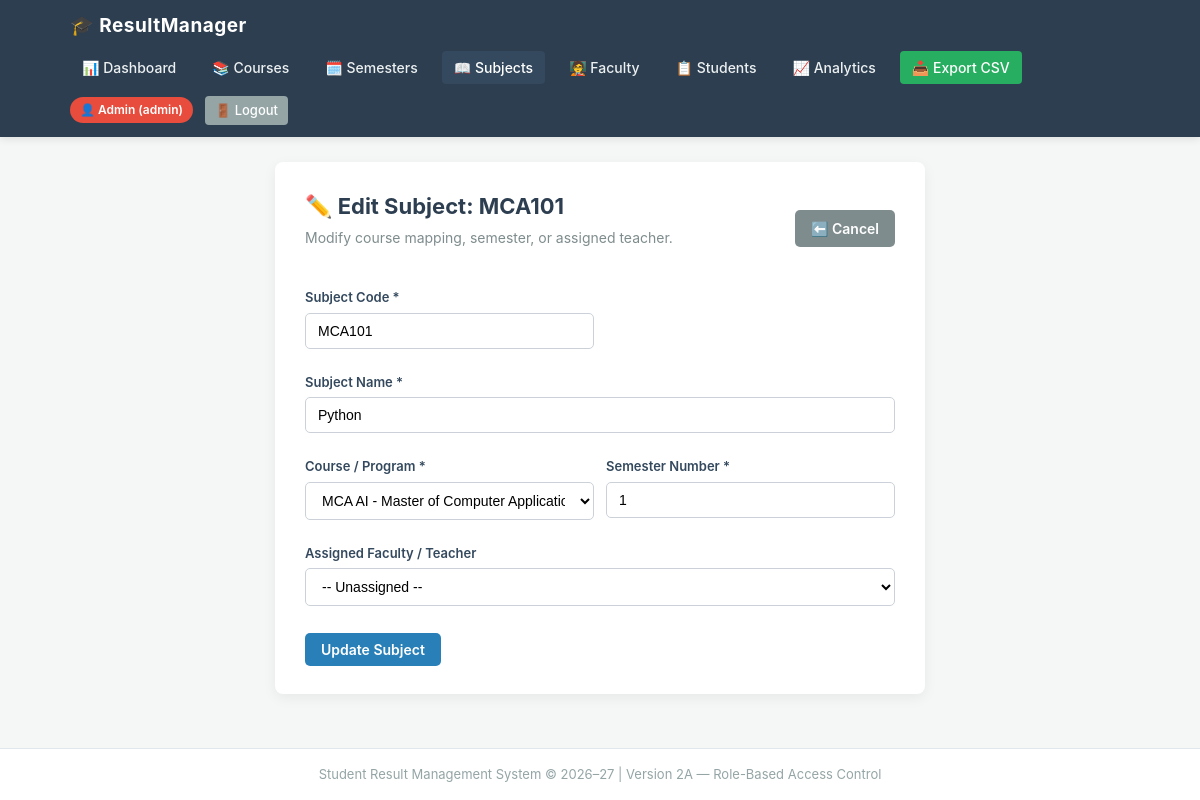
The page /admin/subject/edit/1 (signed in) on the database its author committed.
### tables this page shows
CREATE TABLE course_subjects (
            id INTEGER PRIMARY KEY AUTOINCREMENT,
            subject_code TEXT NOT NULL,
            subject_name TEXT NOT NULL,
            course_id INTEGER NOT NULL,
            semester INTEGER NOT NULL,
            teacher_id INTEGER,
            created_at TIMESTAMP DEFAULT CURRENT_TIMESTAMP,
            FOREIGN KEY (course_id) REFERENCES courses(id) ON DELETE CASCADE,
            FOREIGN KEY (teacher_id) REFERENCES users(id) ON DELETE SET NULL,
            UNIQUE(course_id, semester, subject_code)
        );

CREATE TABLE courses (
            id INTEGER PRIMARY KEY AUTOINCREMENT,
            course_code TEXT UNIQUE NOT NULL,
            course_name TEXT NOT NULL,
            total_semesters INTEGER DEFAULT 4,
            description TEXT,
            created_at TIMESTAMP DEFAULT CURRENT_TIMESTAMP
        );

### app.py (the view, shortened to what this page needs)
@app.route('/admin/subject/edit/<int:subject_id>', methods=['GET', 'POST'])
@admin_required
def admin_subject_edit(subject_id):
    conn = get_db_connection()
    subject = conn.execute('SELECT * FROM course_subjects WHERE id = ?', (subject_id,)).fetchone()
    if not subject:
        conn.close()
        flash("Subject not found.", "danger")
        return redirect(url_for('admin_subjects'))
    error = None
    courses = conn.execute('SELECT * FROM courses ORDER BY course_code ASC').fetchall()
    teachers = conn.execute("SELECT * FROM users WHERE role = 'TEACHER' ORDER BY name ASC").fetchall()
    conn.close()
    return render_template('admin_subject_edit.html', subject=subject, courses=courses, teachers=teachers, error=error)

### app.py (called while the page is built)
def get_db_connection():
    conn = sqlite3.connect(DB_PATH)
    conn.row_factory = sqlite3.Row
    return conn

def admin_required(f):
    @wraps(f)
    def decorated_function(*args, **kwargs):
        if 'user_id' not in session:
            flash("Please log in to access this page.", "warning")
            return redirect(url_for('login'))
        if session.get('role') != 'ADMIN':
            flash("Access denied. You do not have permission to access this page.", "danger")
            if session.get('role') == 'TEACHER':
                return redirect(url_for('teacher_dashboard'))
            return redirect(url_for('student_dashboard'))
        return f(*args, **kwargs)
    return decorated_function

### templates/admin_subject_edit.html (shortened to what this page needs)
{% extends "base.html" %}
{% block content %}
<div class="calculator-container" style="max-width: 650px;">
    <div class="page-header">
        <div>
            <h2>✏️ Edit Subject: {{ subject.subject_code }}</h2>
            <p class="subtitle">Modify course mapping, semester, or assigned teacher.</p>
        </div>
        <div class="header-actions">
            <a href="{{ url_for('admin_subjects') }}" class="btn-secondary">⬅️ Cancel</a>
        </div>
    </div>
    <form method="POST" action="{{ url_for('admin_subject_edit', subject_id=subject.id) }}" class="entry-form">
        <div class="form-grid">
            <div class="form-group">
                <label for="subject_code">Subject Code *</label>
                <input
                    type="text"
                    id="subject_code"
                    name="subject_code"
                    value="{{ subject.subject_code }}"
                    required
                >
            </div>
            <div class="form-group full-width">
                <label for="subject_name">Subject Name *</label>
                <input
                    type="text"
                    id="subject_name"
                    name="subject_name"
                    value="{{ subject.subject_name }}"
                    required
                >
            </div>
            <div class="form-group">
                <label for="course_id">Course / Program *</label>
                <select id="course_id" name="course_id" required>
                    {% for c in courses %}
                        <option value="{{ c.id }}" {% if c.id == subject.course_id %}selected{% endif %}>
                            {{ c.course_code }} - {{ c.course_name }}
                        </option>
                    {% endfor %}
                </select>
            </div>
            <div class="form-group">
                <label for="semester">Semester Number *</label>
                <input
                    type="number"
                    id="semester"
                    name="semester"
                    value="{{ subject.semester }}"
                    min="1"
                    max="12"
                    required
                >
            </div>
            <div class="form-group full-width">
                <label for="teacher_id">Assigned Faculty / Teacher</label>
                <select id="teacher_id" name="teacher_id">
                    <option value="">-- Unassigned --</option>
                </select>
            </div>
        </div>
        <button type="submit" class="btn-primary" style="margin-top: 15px;">Update Subject</button>
    </form>
</div>
{% endblock %}

### static/style.css (style rules this page uses)
* { box-sizing: border-box; margin: 0; padding: 0; }
body { font-family: -apple-system, BlinkMacSystemFont, "Segoe UI", Roboto, Helvetica, Arial, sans-serif; background-color: #f4f7f6; color: #2c3e50; line-height: 1.5; min-height: 100vh; display: flex; flex-direction: column; }
.calculator-container { background-color: #ffffff; max-width: 720px; margin: 0 auto; padding: 28px 30px; border-radius: 8px; box-shadow: 0 4px 14px rgba(0, 0, 0, 0.06); }
.page-header { display: flex; justify-content: space-between; align-items: center; margin-bottom: 22px; flex-wrap: wrap; gap: 15px; }
h2 { color: #2c3e50; font-size: 22px; margin-bottom: 4px; }
.subtitle { color: #7f8c8d; font-size: 14px; margin-bottom: 18px; }
.form-grid { display: grid; grid-template-columns: 1fr 1fr; gap: 12px; }
.full-width { grid-column: 1 / -1; }
.form-group { margin-bottom: 12px; }
label { display: block; margin-bottom: 5px; font-weight: 600; font-size: 13px; color: #34495e; }
input[type="text"], input[type="number"], select { width: 100%; padding: 9px 12px; border: 1px solid #ccd1d9; border-radius: 5px; font-size: 14px; background-color: #ffffff; transition: border-color 0.2s; }
button, .btn-primary, .btn-secondary, .btn-export-pdf, .btn-view-all { font-family: inherit; display: inline-block; cursor: pointer; font-size: 14px; font-weight: 600; border-radius: 5px; text-decoration: none; border: none; text-align: center; transition: background-color 0.2s, transform 0.1s; }
.btn-primary { background-color: #2980b9; color: #ffffff; padding: 8px 16px; }
.btn-secondary { background-color: #7f8c8d; color: #ffffff; padding: 8px 16px; }

### rows shown on the page
course_subjects: subject_code "MCA101", subject_name "Python", course_id "MCA AI - Master of Computer Applications (Artificial Intelligence)", semester "1"

### other values the page prints
{{ session.get('username') }} "admin"
